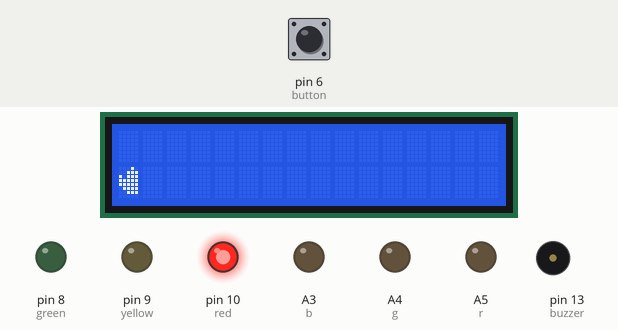
A sketch run on a simulated Arduino Uno, built with avr-gcc and run on an emulated ATmega328P. On the bench: 16×2 character LCD, output pins drawn as LEDs (lit = HIGH), buzzer (waves = sounding, pin HIGH). Inputs (shaded band) come from the test bench; at power-on: pin 6 (button) LOW. What the sketch prints to the serial monitor is not drawn.

Above: at 1.2 s.
1.3 s: pin 6 (button) pulled HIGH for 0.15 s
At 2.1 s:
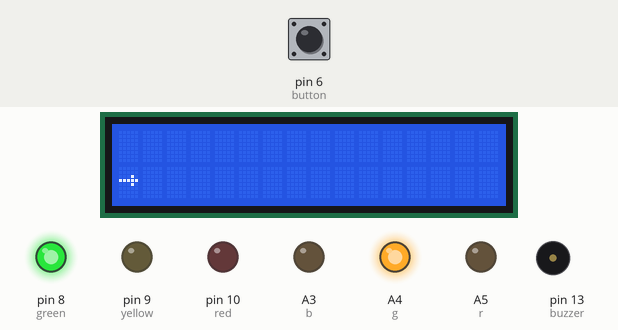
At 12.2 s:
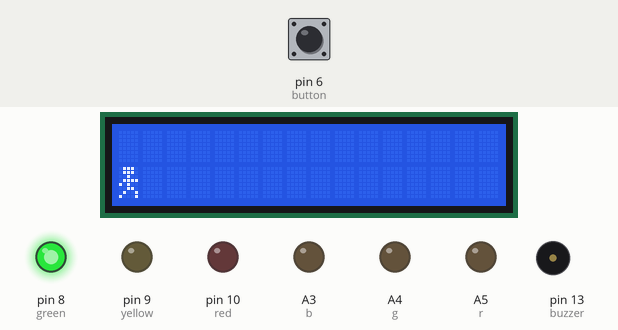
Timing chart, 0 to 23.4 s (numbered marks = the images above; inputs shaded):
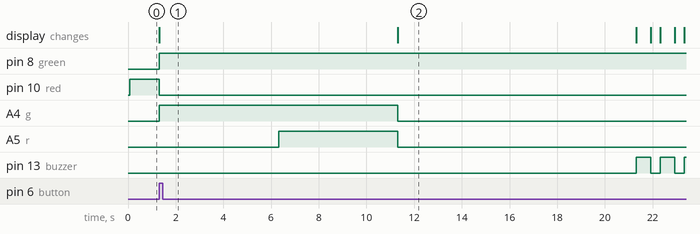

The sketch:

TrafficLight.ino
```cpp
#include <LiquidCrystal.h>

LiquidCrystal lcd(12, 11, 5, 4, 3, 2);

int red = 10;
int yellow =   9;
int green = 8 ;


int buzzer = 13;

int button = 6;

int r = A5;
int g = A4;
int b = A3;

boolean buzzerOn;


byte Walker[8] =
{
0b01110,
0b01110,
0b00100,
0b01111,
0b10100,
0b00110,
0b01001,
0b10001
};


byte Hand[8] =
{
0b00010,
0b00111,
0b10111,
0b11111,
0b11111,
0b01111,
0b00111,
0b00000
};


byte Arrow[8] =
{
0b00000,
0b00000,
0b00010,
0b11111,
0b00010,
0b00000,
0b00000,
0b00000
};

void setup() {

  lcd.begin(16, 2);

  lcd.createChar(0, Walker);


  lcd.createChar(1, Hand);

    lcd.createChar(2, Arrow);

  lcd.clear();
  lcd.setCursor(0,1);
  lcd.write(byte(1));


  pinMode(red, OUTPUT);
  pinMode(yellow, OUTPUT);
  pinMode(green, OUTPUT);

  pinMode(buzzer, OUTPUT);

  pinMode(button, INPUT);

  pinMode(r,OUTPUT);
  pinMode(r,OUTPUT);
  pinMode(r,OUTPUT);

  buzzerOn = false;

  digitalWrite(red, HIGH);


  analogWrite(r,0);
  analogWrite(g,0);
  analogWrite(b,0);

  Serial.begin(9600);

}

void loop(){


  Serial.println(buzzerOn);


  if(digitalRead(button) == HIGH){
   delay(15);
     if(digitalRead(button) == HIGH){
     changeLights();
     //delay(15000);
   }
  }

}

void changeLights() {


  digitalWrite(red, LOW);
  digitalWrite(green, HIGH);

  analogWrite(r,0);
  analogWrite(g,255);
  analogWrite(b,0);

  lcd.setCursor(0,1);
  lcd.write(byte(2));

  delay(5000);

  analogWrite(r,200);
  analogWrite(g,255);
  analogWrite(b,0);


  delay(5000);

  lcd.clear();
  lcd.setCursor(0,1);
  lcd.write(byte(0));
  analogWrite(r,0);
  analogWrite(g,0);
  analogWrite(b,0);
  delay(10000);

   for(int i = 10; i > 0; i--){
  digitalWrite(buzzer, HIGH);
  lcd.clear();
  lcd.setCursor(0,1);
  lcd.write(byte(1));
  lcd.setCursor(0,0);

  lcd.print(i);
  delay(600);
  lcd.clear();
  lcd.setCursor(0,0);
  lcd.print(i);
  digitalWrite(buzzer, LOW);
  delay(400);
  }


  digitalWrite(yellow, HIGH);
  digitalWrite(green, LOW);
  analogWrite(r,0);
  analogWrite(g,0);
  analogWrite(b,0);
    digitalWrite(buzzer, LOW);
  lcd.clear();
  lcd.setCursor(0,1);
  lcd.write(byte(1));

  delay(2000);


  digitalWrite(yellow, LOW);
  digitalWrite(red, HIGH);
  lcd.clear();
    lcd.setCursor(0,1);
  lcd.write(byte(1));


}
```

Measured:
- after the input at 1.3 s, pin 8 (green): LOW → HIGH at once; pin 10 (red): HIGH → LOW at once; A4 (g): LOW → HIGH at once, → LOW 10.0 s later; A5 (r): LOW → HIGH after 5.0 s, → LOW 5.0 s later; pin 13 (buzzer): alternates HIGH for 0.61 s and LOW for 0.40 s, starting after 20.0 s; the display: changes at once (image 1)
